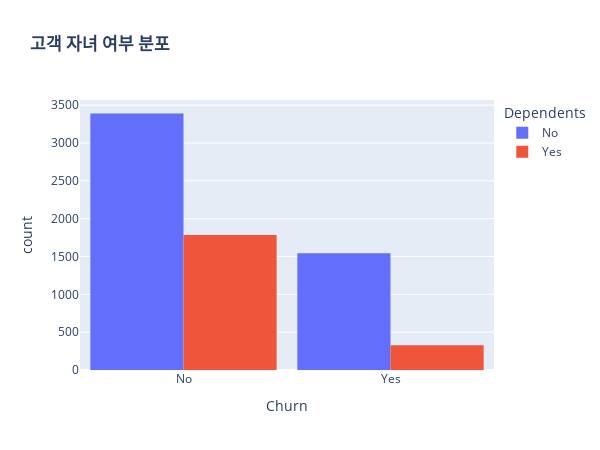

The notebook cell saved with this chart:
### Markdown cell above
- 이탈한 고객 중 Electronic Check로 비용을 지불한 고객이 가장 많았다

### Code cell
fig = px.histogram(df, x='Churn', color='Dependents', barmode='group',
                  title='<b>고객 자녀 여부 분포<b>')
fig.update_layout(width=600, height=450, bargap=0.1)
fig.show()

### Figure 1 — Plotly figure (JSON) as saved in the notebook; plotly's stock layout.template omitted (floating-point values rounded to 4 significant figures; data arrays with more than 128 entries replaced by an {"elided": "..."} marker saying what was removed)
{"data": [{"alignmentgroup": "True", "bingroup": "x", "hovertemplate": "Dependents=No<br>Churn=%{x}<br>count=%{y}<extra></extra>", "legendgroup": "No", "marker": {"color": "#636efa", "pattern": {"shape": ""}}, "name": "No", "offsetgroup": "No", "orientation": "v", "showlegend": true, "type": "histogram", "x": {"elided": "4933 str values"}, "xaxis": "x", "yaxis": "y"}, {"alignmentgroup": "True", "bingroup": "x", "hovertemplate": "Dependents=Yes<br>Churn=%{x}<br>count=%{y}<extra></extra>", "legendgroup": "Yes", "marker": {"color": "#EF553B", "pattern": {"shape": ""}}, "name": "Yes", "offsetgroup": "Yes", "orientation": "v", "showlegend": true, "type": "histogram", "x": {"elided": "2110 str values"}, "xaxis": "x", "yaxis": "y"}], "layout": {"bargap": 0.1, "barmode": "group", "height": 450, "legend": {"title": {"text": "Dependents"}, "tracegroupgap": 0}, "title": {"text": "<b>고객 자녀 여부 분포<b>"}, "width": 600, "xaxis": {"anchor": "y", "domain": [0, 1], "title": {"text": "Churn"}}, "yaxis": {"anchor": "x", "domain": [0, 1], "title": {"text": "count"}}}}
